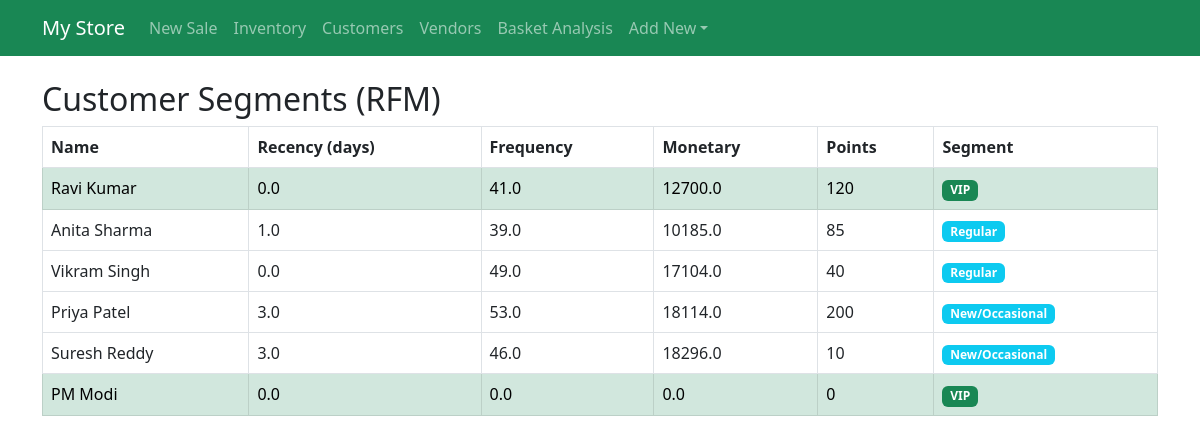
Page /customers on the committed database.
### tables this page shows
CREATE TABLE customers (
        id INTEGER PRIMARY KEY,
        name TEXT,
        phone TEXT UNIQUE,
        loyalty_points INTEGER DEFAULT 0,
        join_date TEXT
    );

### store/app.py (the view)
@app.route('/customers')
def customers():
    rfm_df = compute_rfm()
    return render_template('customers.html', customers=rfm_df.to_dict('records'))

### store/templates/customers.html (shortened to what this page needs)
{% extends "base.html" %}
{% block content %}
<h2>Customer Segments (RFM)</h2>
<table class="table table-bordered">
    <thead><tr><th>Name</th><th>Recency (days)</th><th>Frequency</th><th>Monetary</th><th>Points</th><th>Segment</th></tr></thead>
    <tbody>
    {% for c in customers %}
    <tr class="{% if c.segment == 'VIP' %}table-success{% elif c.segment == 'At Risk' %}table-danger{% endif %}">
        <td>{{ c.name }}</td><td>{{ c.recency }}</td><td>{{ c.frequency }}</td><td>{{ c.monetary }}</td><td>{{ c.loyalty_points }}</td>
        <td><span class="badge bg-{{ 'success' if c.segment=='VIP' else 'warning' if c.segment=='At Risk' else 'info' }}">{{ c.segment }}</span></td>
    </tr>
    {% endfor %}
    </tbody>
</table>
{% endblock %}

### rows in the picture
customers: name "Ravi Kumar", recency "0.0", frequency "41.0", monetary "12700.0", loyalty_points "120", segment "VIP"
customers: name "Anita Sharma", recency "1.0", frequency "39.0", monetary "10185.0", loyalty_points "85", segment "Regular"
customers: name "Vikram Singh", recency "0.0", frequency "49.0", monetary "17104.0", loyalty_points "40", segment "Regular"
customers: name "Priya Patel", recency "3.0", frequency "53.0", monetary "18114.0", loyalty_points "200", segment "New/Occasional"
customers: name "Suresh Reddy", recency "3.0", frequency "46.0", monetary "18296.0", loyalty_points "10", segment "New/Occasional"
customers: name "PM Modi", recency "0.0", frequency "0.0", monetary "0.0", loyalty_points "0", segment "VIP"
